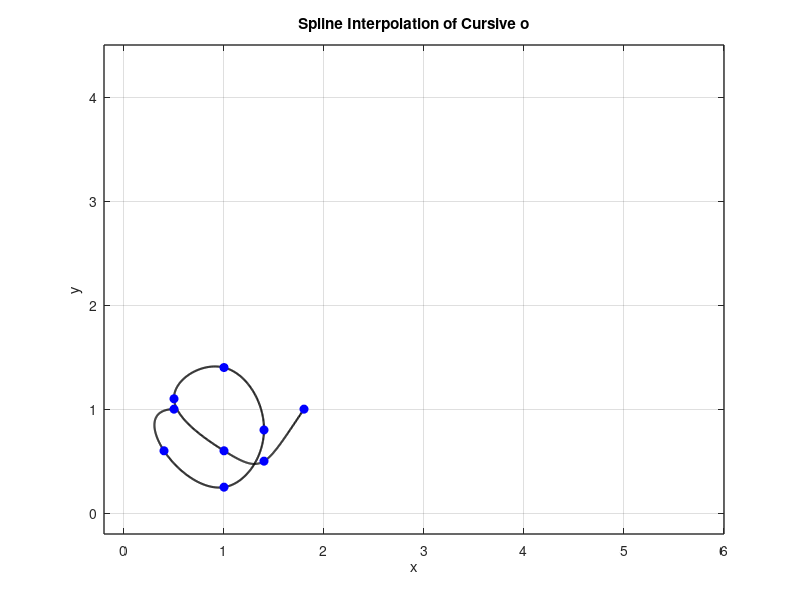

Source code (MATLAB):
% Define data points for x and y coordinates
x=[0.50 0.40 1.00 1.40 1.00 0.50 1.00 1.40 1.80];
y=[1.00 0.60 0.25 0.80 1.40 1.10 0.60 0.50 1.00];

n=length(x);
t= 0:n-1; % Parametric coordinate t
tt= 0:0.01:n-1; % More dense coordinate tt for spline interpolation

% Compute spline interpolation
xx= spline(t,x,tt);
yy= spline(t,y,tt);

% Plot settings
figure(1)
plot(xx,yy,'k','Linewidth',1.5) % plot spline
hold on 
plot (x,y,'bo','MarkerFaceColor','b') % plot data points
axis([-0.2 6 -0.2 4.5])
grid on
title('Spline Interpolation of Cursive o')
xlabel('x')
ylabel('y')
set(gca,'FontSize',10,'LineWidth',1)
grid on
